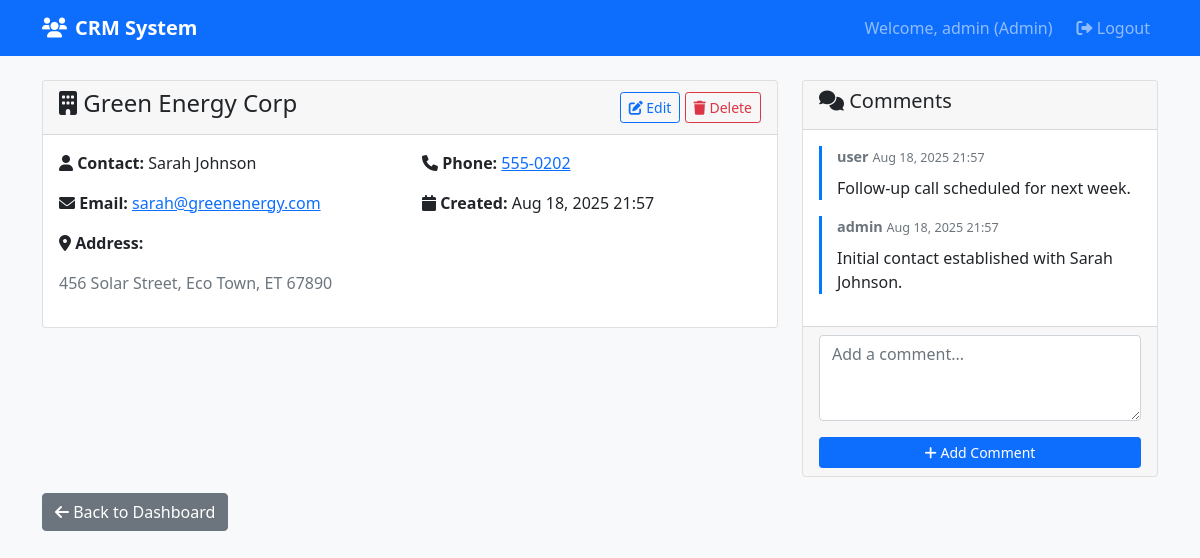
/customer/2/ (signed in), run on the app's committed database.
### crm/models.py (models this page shows, shortened)
class User(AbstractUser):
    USER_TYPES = (
        ('admin', 'Admin'),
        ('user', 'User'),
        ('viewer', 'Viewer'),
    )
    user_type = models.CharField(max_length=10, choices=USER_TYPES, default='viewer')

class Customer(models.Model):
    business_name = models.CharField(max_length=200)
    contact_name = models.CharField(max_length=100)
    email = models.EmailField()
    phone = models.CharField(max_length=20)
    address = models.TextField()
    created_at = models.DateTimeField(auto_now_add=True)
    updated_at = models.DateTimeField(auto_now=True)
    created_by = models.ForeignKey(User, on_delete=models.CASCADE, related_name='customers_created')
    class Meta:
        ordering = ['-created_at']

class Comment(models.Model):
    customer = models.ForeignKey(Customer, on_delete=models.CASCADE, related_name='comments')
    user = models.ForeignKey(User, on_delete=models.CASCADE)
    text = models.TextField()
    created_at = models.DateTimeField(auto_now_add=True)
    class Meta:
        ordering = ['-created_at']

### crm/views.py (the view)
# urls.py: path('customer/<int:pk>/', views.customer_detail, name='customer_detail'),
@login_required
def customer_detail(request, pk):
    customer = get_object_or_404(Customer, pk=pk)
    comments = customer.comments.all()[:20]  # Latest 20 comments
    if request.method == 'POST' and request.user.user_type in ['admin', 'user']:
        comment_form = CommentForm(request.POST)
        if comment_form.is_valid():
            comment = comment_form.save(commit=False)
            comment.customer = customer
            comment.user = request.user
            comment.save()
            return redirect('customer_detail', pk=pk)
    else:
        comment_form = CommentForm()
    context = {
        'customer': customer,
        'comments': comments,
        'comment_form': comment_form,
        'user_type': request.user.user_type,
    }
    return render(request, 'crm/customer_detail.html', context)

### crm/forms.py
class CommentForm(forms.ModelForm):
    class Meta:
        model = Comment
        fields = ['text']
        widgets = {
            'text': forms.Textarea(attrs={
                'class': 'form-control',
                'rows': 3,
                'placeholder': 'Add a comment...'
            })
        }

### crm/templates/crm/customer_detail.html (shortened to what this page needs)
{% extends 'crm/base.html' %}
{% block content %}
<div class="row">
    <div class="col-md-8">
        <div class="card">
            <div class="card-header d-flex justify-content-between align-items-center">
                <h4><i class="fas fa-building"></i> {{ customer.business_name }}</h4>
                <div>
                    {% if user_type == 'admin' or user_type == 'user' %}
                    <a href="{% url 'customer_edit' customer.pk %}" class="btn btn-outline-primary btn-sm">
                        <i class="fas fa-edit"></i> Edit
                    </a>
                    {% endif %}
                    {% if user_type == 'admin' %}
                    <a href="{% url 'customer_delete' customer.pk %}" class="btn btn-outline-danger btn-sm">
                        <i class="fas fa-trash"></i> Delete
                    </a>
                    {% endif %}
                </div>
            </div>
            <div class="card-body">
                <div class="row">
                    <div class="col-md-6">
                        <p><strong><i class="fas fa-user"></i> Contact:</strong> {{ customer.contact_name }}</p>
                        <p><strong><i class="fas fa-envelope"></i> Email:</strong>
                           <a href="mailto:{{ customer.email }}">{{ customer.email }}</a></p>
                    </div>
                    <div class="col-md-6">
                        <p><strong><i class="fas fa-phone"></i> Phone:</strong>
                           <a href="tel:{{ customer.phone }}">{{ customer.phone }}</a></p>
                        <p><strong><i class="fas fa-calendar"></i> Created:</strong>
                           {{ customer.created_at|date:"M d, Y H:i" }}</p>
                    </div>
                </div>
                <div class="row">
                    <div class="col-12">
                        <p><strong><i class="fas fa-map-marker-alt"></i> Address:</strong></p>
                        <p class="text-muted">{{ customer.address }}</p>
                    </div>
                </div>
            </div>
        </div>
    </div>
    <div class="col-md-4">
        <div class="card">
            <div class="card-header">
                <h5><i class="fas fa-comments"></i> Comments</h5>
            </div>
            <div class="card-body" style="max-height: 500px; overflow-y: auto;">
                {% for comment in comments %}
                <div class="comment-item">
                    <div class="comment-meta">
                        <strong>{{ comment.user.username }}</strong>
                        <small>{{ comment.created_at|date:"M d, Y H:i" }}</small>
                    </div>
                    <p class="mt-2">{{ comment.text }}</p>
                </div>
                {% empty %}
                <p class="text-muted">No comments yet.</p>
                {% endfor %}
            </div>
            {% if user_type == 'admin' or user_type == 'user' %}
            <div class="card-footer">
                <form method="post">
                    <div class="mb-3">
                        {{ comment_form.text }}
                    </div>
                    <button type="submit" class="btn btn-primary btn-sm w-100">
                        <i class="fas fa-plus"></i> Add Comment
                    </button>
                </form>
            </div>
            {% endif %}
        </div>
    </div>
</div>
<div class="mt-3">
    <a href="{% url 'dashboard' %}" class="btn btn-secondary">
        <i class="fas fa-arrow-left"></i> Back to Dashboard
    </a>
</div>
{% endblock %}

### crm/templates/crm/base.html (shortened to what this page needs)
<!DOCTYPE html>
<html lang="en">
<head>
    <link href="https://cdn.jsdelivr.net/npm/bootstrap@5.1.3/dist/css/bootstrap.min.css" rel="stylesheet">
    <link href="https://cdnjs.cloudflare.com/ajax/libs/font-awesome/6.0.0/css/all.min.css" rel="stylesheet">
</head>
<body class="bg-light">
    {% if user.is_authenticated %}
    <nav class="navbar navbar-expand-lg navbar-dark bg-primary">
        <div class="container">
            <a class="navbar-brand" href="{% url 'dashboard' %}">
                <i class="fas fa-users me-2"></i>CRM System
            </a>
            <div class="navbar-nav ms-auto">
                <span class="navbar-text me-3">
                    Welcome, {{ user.username }} ({{ user.user_type|title }})
                </span>
                <a class="nav-link" href="{% url 'logout' %}">
                    <i class="fas fa-sign-out-alt"></i> Logout
                </a>
            </div>
        </div>
    </nav>
    {% endif %}
    <div class="container mt-4">
        {% block content %}
        {% endblock %}
    </div>
</body>
</html>

### crm/templates/crm/base.html (style rules this page uses)
.navbar-brand { font-weight: bold; }
.comment-item { border-left: 3px solid #007bff; padding-left: 15px; margin-bottom: 15px; }
.comment-meta { font-size: 0.9em; color: #6c757d; }

### data on the page
User: username "admin", user_type "Admin"
Customer: business_name "Green Energy Corp", contact_name "Sarah Johnson", email "sarah@greenenergy.com", phone "555-0202", created_at "Aug 18, 2025 21:57", address "456 Solar Street, Eco Town, ET 67890"
Comment: user.username "user", created_at "Aug 18, 2025 21:57", text "Follow-up call scheduled for next week."
Comment: user.username "admin", created_at "Aug 18, 2025 21:57", text "Initial contact established with Sarah Johnson."
